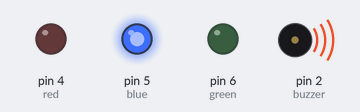
A sketch run on a simulated Arduino Uno, built with avr-gcc and run on an emulated ATmega328P. On the bench: output pins drawn as LEDs (lit = HIGH), buzzer (waves = sounding, pin HIGH).

Above: at 0.1 s.
Timing chart, 0 to 1.6 s (numbered marks = the images above):
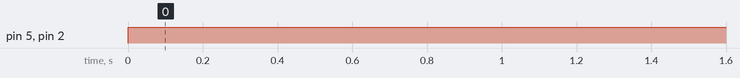

Measured:
- by itself, pin 5 (blue), pin 2 (buzzer): LOW → HIGH at 0.00 s

The sketch:

SystemTimeLedTest.ino
```cpp
//testing using millis() to control system functions with system clock

int red = 4;
int blue = 5;
int green = 6;
int buzzer = 2;
int currentSysTime, ledOffSysTime;

void setup(){
    Serial.begin(9600);
    pinMode(red, OUTPUT);
    pinMode(blue, OUTPUT);
    pinMode(green, OUTPUT);
    pinMode(buzzer, OUTPUT);
}

void loop(){
    currentSysTime = millis();
    ledFlash();
    buzzerBeep();
}

void ledFlash(){
    if((currentSysTime%2000)==0){
        ledOffSysTime = millis() + 100;
        digitalWrite(green, LOW);
        digitalWrite(blue,HIGH);
    }

    if(currentSysTime==ledOffSysTime){
        digitalWrite(blue, LOW);
        digitalWrite(green, HIGH);
    }
}

void buzzerBeep(){
    if((currentSysTime%2000)==0){
        ledOffSysTime = millis() + 100;
        digitalWrite(buzzer, HIGH);
    }

    if(currentSysTime==ledOffSysTime){
        digitalWrite(buzzer, LOW);
    }
}

void standby(){
  digitalWrite(green, HIGH);
  delay(50);
  digitalWrite(green, LOW);
  digitalWrite(blue, HIGH);
  delay(1000);
  digitalWrite(blue, LOW);
}
```
